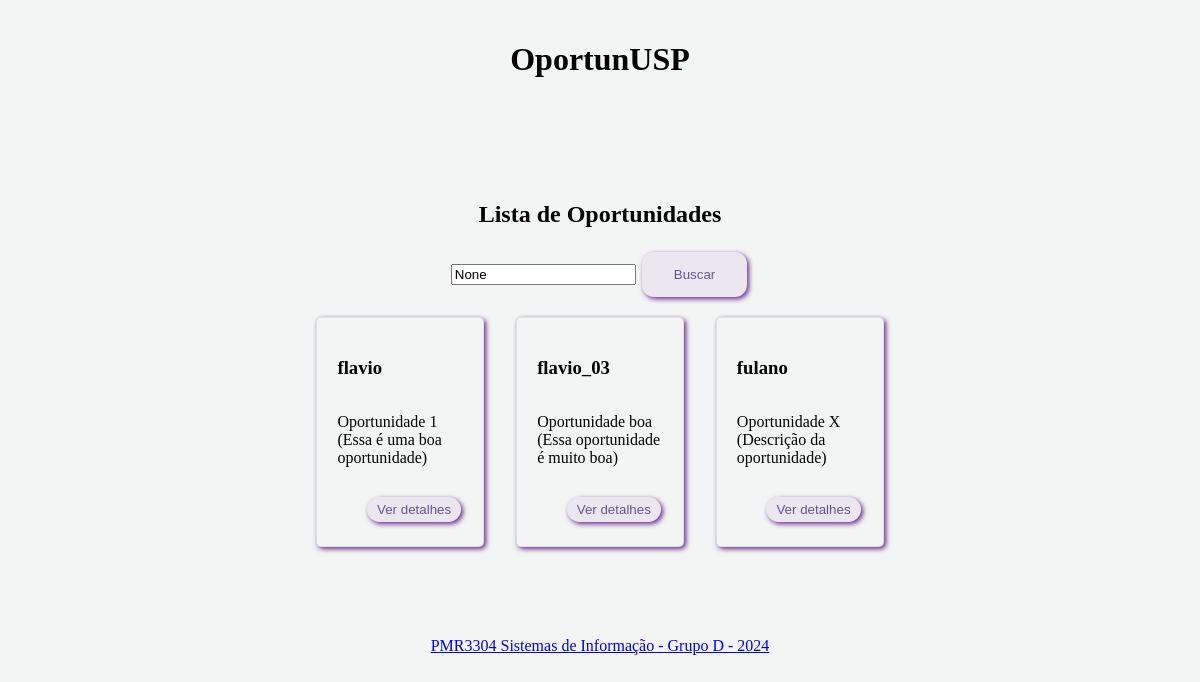
The app's page /oportunidades/opportunity/, older data.
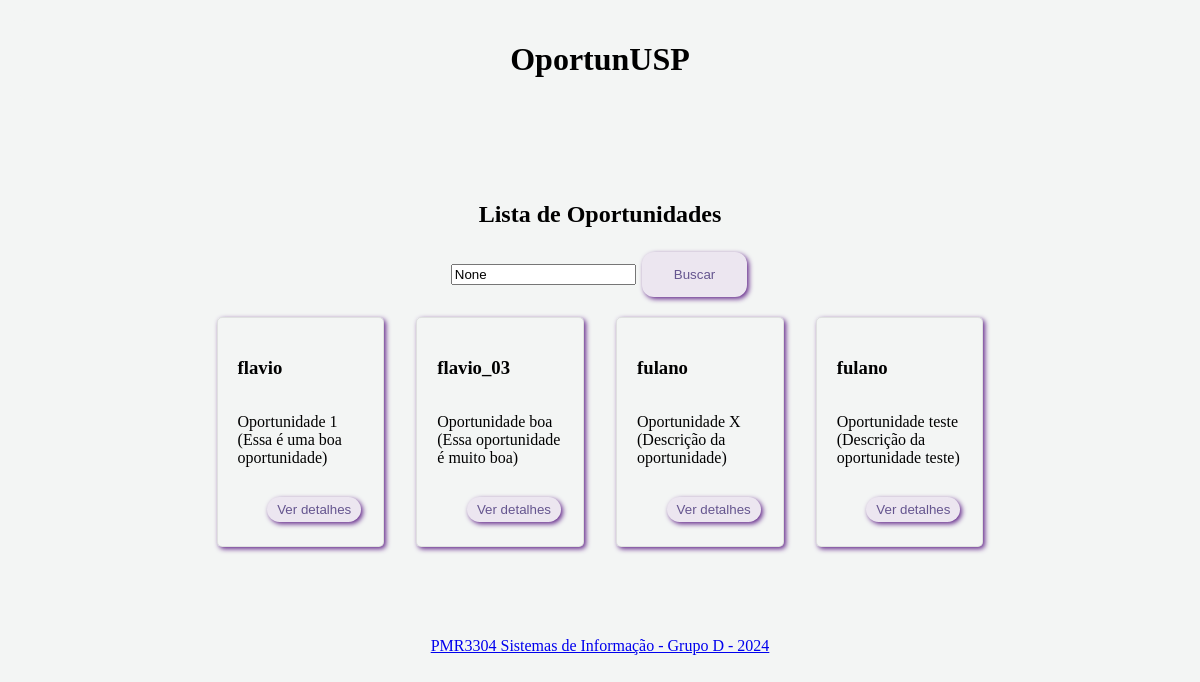
The same page, newer data.
### oportunidades/models.py (models this page shows, shortened)
class Opportunity(models.Model):
    title = models.CharField(max_length=255)
    description = models.TextField()
    posted_by = models.ForeignKey(User, on_delete=models.CASCADE)  # Quem publicou
    category = models.CharField(max_length=100)  # Área da pesquisa
    date_posted = models.DateTimeField(auto_now_add=True)
    is_active = models.BooleanField(default=True)  # Se a oportunidade está ativa
    subscribers = models.ManyToManyField(User, related_name='subscribed_opportunities', blank=True)  # Usuários inscritos

### oportunidades/views.py (the view)
# urls.py: path('opportunity/', views.opportunity_list, name='opportunity_list'),
def opportunity_list(request):
    query = request.GET.get('q')  # Obtém o termo de busca da URL
    if query:
        opportunities = Opportunity.objects.filter(
            Q(title__icontains=query) | Q(description__icontains=query)  # Busca no título e descrição
        )
    else:
        opportunities = Opportunity.objects.all()
    return render(request, 'oportunidades/opportunity_list.html', {'opportunities': opportunities, 'query': query})

### oportunidades/templates/oportunidades/opportunity_list.html (shortened to what this page needs)
{% extends 'base_generic.html' %}
{% block content %}
    <h2>Lista de Oportunidades</h2>
    <form method="get" action="{% url 'opportunity_list' %}">
        <input type="text" name="q" placeholder="Buscar oportunidades..." value="{{ query }}">
        <button type="submit">Buscar</button>
    </form>
    <section class="opportunities_list">
        {% for opportunity in opportunities %}
            <article class="card">
                <h3> {{ opportunity.posted_by }}</h5>
                <p>{{ opportunity.title }} ({{ opportunity.description }})</p>
                <div id="card_lower_section">
                    <a href="{% url 'opportunity_detail' opportunity.pk %}"> <button class="button_variation">Ver detalhes</button>
                </div>
          </article>
        {% empty %}
            <li>Nenhuma oportunidade encontrada.</li>
        {% endfor %}
    </section>
{% endblock %}

Row changes from the older to the newer data that the page shows:
added Opportunity: posted_by "fulano", title "Oportunidade teste", description "Descrição da oportunidade teste"
